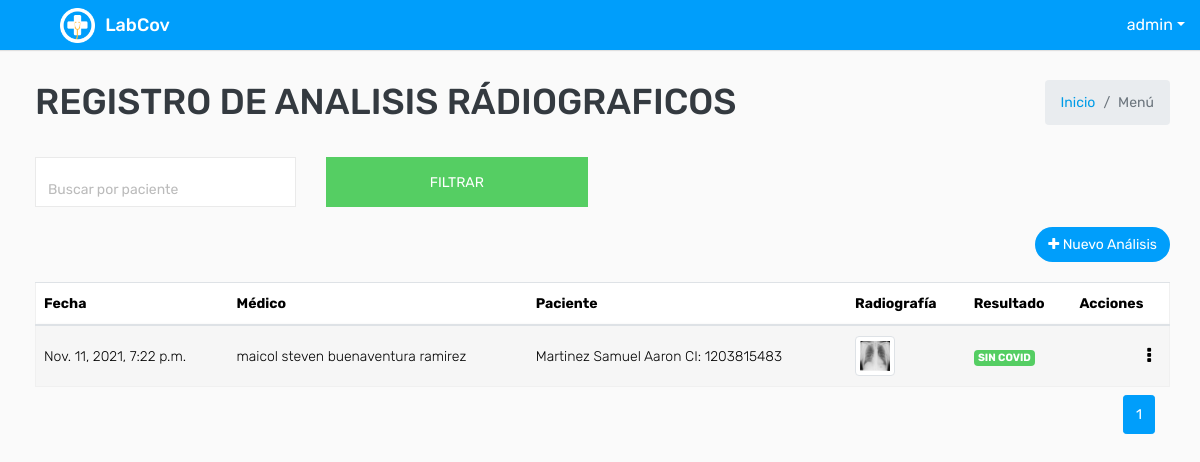
The app's page /rayx/ (signed in), older data.
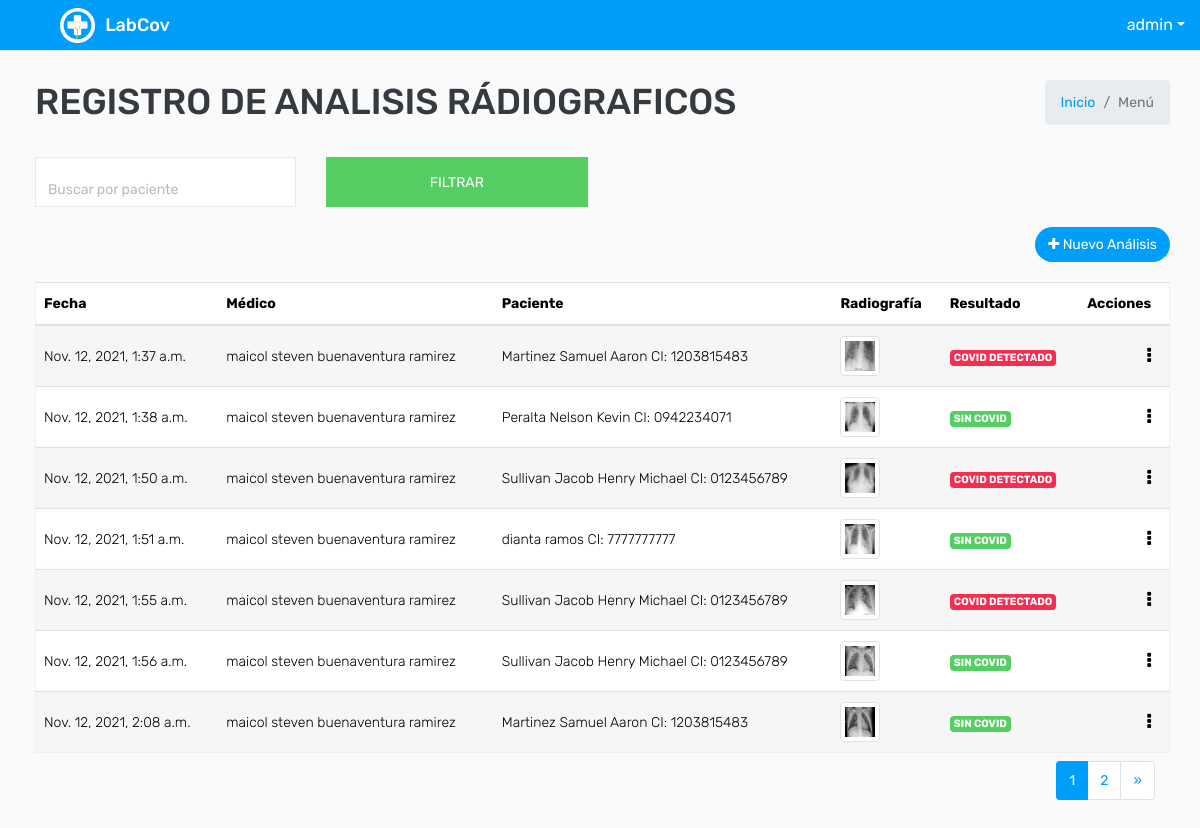
The same page, newer data.
### covid/models.py (models this page shows, shortened)
class Analisis_Radiografico(models.Model):
    paciente = models.ForeignKey(Paciente,on_delete=models.CASCADE, related_name="paciente_user")
    doctor = models.ForeignKey(Medico,on_delete=models.CASCADE, related_name="doctor_user")
    imagen = models.ImageField(verbose_name="Imagen de Rayos X", upload_to='muestra_covid/')
    result_analisis=models.BooleanField(verbose_name="Libre de Covid" )
    fecha = models.DateTimeField(verbose_name='Fecha de Registro', auto_now_add=True)
    descripcion = models.CharField(verbose_name='Descripcion', max_length=200)
    class Meta:
        verbose_name = 'Analisis'
        verbose_name_plural = 'Analisis'

class ModeloBase(models.Model):
    class Meta:
        abstract = True
    """Model definition for ModeloBase."""
    fecha_creacion = models.DateTimeField(verbose_name='Fecha creación',auto_now_add=True)
    usuario_creacion = models.ForeignKey(settings.AUTH_USER_MODEL, verbose_name='Usuario Creación', related_name='+', blank=True, null=True,on_delete=models.PROTECT, editable=False)
    usuario_modificacion = models.ForeignKey(settings.AUTH_USER_MODEL, verbose_name='Usuario Modificación', related_name='+', blank=True, null=True,on_delete=models.PROTECT , editable=False)
    fecha_modificacion = models.DateTimeField(verbose_name='Fecha Modificación', auto_now=True)

class Medico(ModeloBase):
     usuario  = models.OneToOneField(settings.AUTH_USER_MODEL, verbose_name="Usuario",on_delete=models.PROTECT)
     especialidad = models.ForeignKey(EspecialidadMedico, verbose_name="Especialidad", on_delete=models.PROTECT)
     def __str__(self):
        return '{}'.format(self.usuario.get_full_name())

class User(AbstractUser,ModeloBase):
    cedula=models.CharField(max_length=10, verbose_name='Cédula', unique = True)
    tipo_genero = (('M', 'Masculino'), ('F', 'Femenino'))
    genero = models.CharField('Género', choices=tipo_genero, default='M', max_length=1)
    def get_full_name(self):
        return '{} {}'.format(self.last_name,self.first_name)

class Paciente(ModeloBase):
     usuario  = models.OneToOneField(settings.AUTH_USER_MODEL, verbose_name="Usuario",on_delete=models.PROTECT)
     direccion = models.CharField("Dirección", max_length=200 )
     es_vacunado = models.BooleanField(verbose_name="¿Está usted vacunado contra el covid?" )
     vacuna = models.ForeignKey(Vacuna, verbose_name="Tipo de Vacuna", on_delete=models.PROTECT,null=True,blank=True)
     Diagnostico = models.TextField(verbose_name="Diágnostico previo",null=True)
     def __str__(self):
        return '{} CI: {}'.format(self.usuario.get_full_name(),self.usuario.cedula)

### covid/views.py (the view, shortened to what this page needs)
# urls.py: path('rayx/',key.RayxListView.as_view(),name="rayx_listar"),
class RayxListView(LoginRequiredMixin,PermissionRequiredMixin,ListView):
    permission_required = 'covid.view_analisis_radiografico'
    model = Analisis_Radiografico
    paginate_by = 7
    template_name = "analisis/analisis_listar.html"
    def get_queryset(self):
        id_usuario = self.request.user.id
        busqueda = self.request.GET.get("buscar")
        usuario  = User.objects.get(pk=id_usuario)
        grupos = usuario.groups.all()
        if usuario.is_superuser:
            if busqueda:
                    queryset = Analisis_Radiografico.objects.filter(
                                                                    Q(paciente__usuario__first_name__icontains= busqueda) |
                                                                    Q(paciente__usuario__last_name__icontains= busqueda)
                                                                    ).distinct().order_by("pk")
            else:
                queryset = Analisis_Radiografico.objects.all().order_by("pk")
        return queryset
    def get_context_data(self, **kwargs):
        context = super().get_context_data(**kwargs)
        context['titulo'] = "Registro de Analisis rádiograficos"
        return context

### templates/analisis/analisis_listar.html (shortened to what the changed rows need)
{% extends 'plantillaBase.html' %} {% block content %}
<div class="row">
    <div class="col-md-12">
        <div class="table-responsive">
            <div id="DataTables_Table_0_wrapper" class="dataTables_wrapper dt-bootstrap4 no-footer">
                <div class="row">
                    <div class="col-sm-12">
                        <table class="table table-border table-striped custom-table  mb-0  no-footer" id="DataTables_Table_0" role="grid" aria-describedby="DataTables_Table_0_info">
                            <thead>
                                <tr>
                                    <th>Fecha</th>
                                    <th>Médico</th>
                                    <th>Paciente</th>
                                    <th>Radiografía</th>
                                    <th>Resultado</th>
                                    <th>Acciones</th>
                                </tr>
                            </thead>
                            <tbody>
                                {% for dato in object_list %}
                                <tr>
                                    <td>{{ dato.fecha }}</td>
                                    <td>{{ dato.doctor }}</td>
                                    <td>{{ dato.paciente }}</td>
                                    {% if dato.imagen %}
                                    <td>
                                        <a href="{{dato.imagen.url}}" target="_blank"><img src="{{dato.imagen.url}}" class="img-thumbnail" width="40px"></a>
                                    </td>{% else %}
                                    <td><a href="#">No tiene icono</a> </td> {% endif %}
                                    <td>
                                        {% if dato.result_analisis == True%}
                                        <span class="badge badge-success">SIN COVID</span> {% else %}
                                        <span class="badge badge-danger">COVID DETECTADO</span>{% endif %}
                                    </td>
                                    <td class="text-right">
                                        <div class="dropdown dropdown-action">
                                            <a class="action-icon dropdown-toggle" data-toggle="dropdown" aria-expanded="false"><i class="fa fa-ellipsis-v"></i></a>
                                        </div>
                                    </td>
                                </tr>
                                {% endfor %}
                            </tbody>
                        </table>
                    </div>
                </div>
            </div>
        </div>
        <div class="container-fluid">
            <ul class="pagination pagination-sm m-0 float-right">
                <nav aria-label="Page navigation example">
                    <ul class="pagination justify-content-center mt-2">
                         {% for i in page_obj.paginator.page_range %} {% if i == page_obj.number %}
                        <li class="page-item active">
                            <a class="page-link" href="#">{{ i }}</a>
                        </li>
                        {% else %}
                        <li class="page-item">
                            <a class="page-link" href="?page={{ i }}">{{ i }}</a>
                        </li>
                        {% endif %} {% endfor %} {% if page_obj.has_next %}
                        <li class="page-item">
                            <a class="page-link" href="?page={{ page_obj.next_page_number }}">&raquo;</a>
                        </li>
                        {% endif %}
                    </ul>
                </nav>
            </ul>
        </div>
    </div>
</div>
{% endblock %}

Row changes from the older to the newer data that the page shows:
removed Analisis_Radiografico: fecha "Nov. 11, 2021, 7:22 p.m.", doctor "maicol steven buenaventura ramirez", paciente "Martinez Samuel Aaron CI: 1203815483", imagen (picture), result_analisis "SIN COVID"
added Analisis_Radiografico: fecha "Nov. 12, 2021, 1:37 a.m.", doctor "maicol steven buenaventura ramirez", paciente "Martinez Samuel Aaron CI: 1203815483", imagen (picture), result_analisis "COVID DETECTADO"
added Analisis_Radiografico: fecha "Nov. 12, 2021, 1:38 a.m.", doctor "maicol steven buenaventura ramirez", paciente "Peralta Nelson Kevin CI: 0942234071", imagen (picture), result_analisis "SIN COVID"
added Analisis_Radiografico: fecha "Nov. 12, 2021, 1:50 a.m.", doctor "maicol steven buenaventura ramirez", paciente "Sullivan Jacob Henry Michael CI: 0123456789", imagen (picture), result_analisis "COVID DETECTADO"
added Analisis_Radiografico: fecha "Nov. 12, 2021, 1:51 a.m.", doctor "maicol steven buenaventura ramirez", paciente "dianta ramos CI: 7777777777", imagen (picture), result_analisis "SIN COVID"
added Analisis_Radiografico: fecha "Nov. 12, 2021, 1:55 a.m.", doctor "maicol steven buenaventura ramirez", paciente "Sullivan Jacob Henry Michael CI: 0123456789", imagen (picture), result_analisis "COVID DETECTADO"
added Analisis_Radiografico: fecha "Nov. 12, 2021, 1:56 a.m.", doctor "maicol steven buenaventura ramirez", paciente "Sullivan Jacob Henry Michael CI: 0123456789", imagen (picture), result_analisis "SIN COVID"
added Analisis_Radiografico: fecha "Nov. 12, 2021, 2:08 a.m.", doctor "maicol steven buenaventura ramirez", paciente "Martinez Samuel Aaron CI: 1203815483", imagen (picture), result_analisis "SIN COVID"
Text that changed along with them:
new list line: "2"
